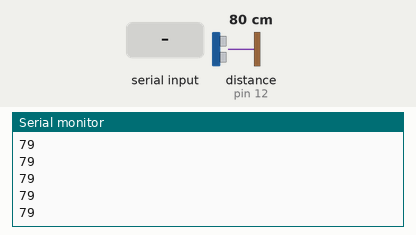
A sketch run on a simulated Arduino Uno, built with avr-gcc and run on an emulated ATmega328P. Parts: the last lines printed to the serial monitor. Inputs (shaded band) come from the test bench; at power-on: distance to the obstacle (sensor on pin 12) 80 cm. The echo pulse lasts 58.3 µs per cm.

Above: at 1.2 s.
1.3 s: distance to the obstacle (sensor on pin 12) set to 2 cm
At 1.53 s:
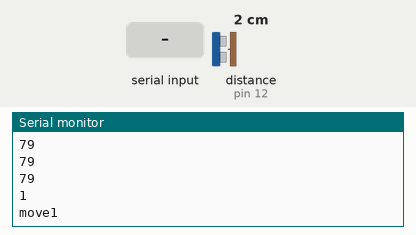
2.8 s: distance to the obstacle (sensor on pin 12) set to 9 cm
At 3.05 s:
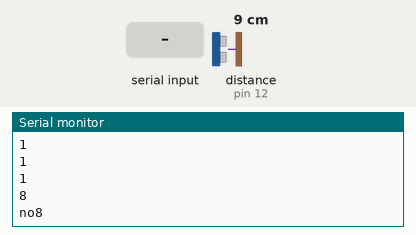
4.3 s: "1" received over the second serial link
At 4.31 s:
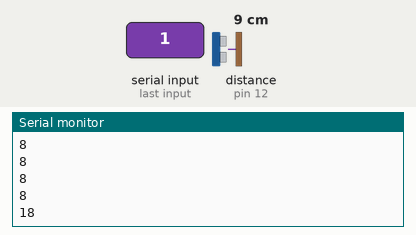
5.8 s: "0" received over the second serial link
At 5.83 s:
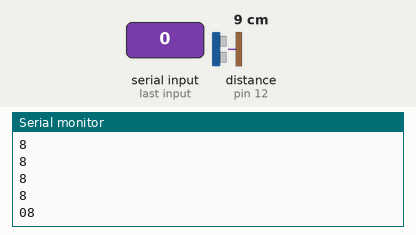
Timing chart, 0 to 8.3 s (numbered marks = the images above; inputs shaded):
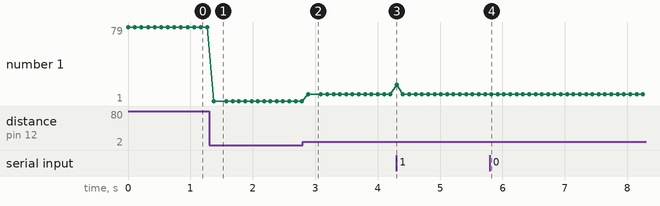

The sketch:

distance.ino
```cpp
#include <SoftwareSerial.h>
SoftwareSerial bt(3,2);

int c=0;
void setup() {
  // put your setup code here, to run once:
pinMode(13,OUTPUT);
pinMode(12,INPUT);
Serial.begin(9600);
bt.begin(9600);
}

void loop() {
  // put your main code here, to run repeatedly:
if(bt.available()){
  Serial.write(bt.read());
}
if (Serial.available()){
  bt.write(Serial.read());
}

digitalWrite(13,HIGH);
delayMicroseconds(10);
digitalWrite(13,LOW);
int d = pulseIn(12,HIGH)*340/2/10000;
Serial.println(d);
if (d < 7 && c == 0){
  bt.print("move");
  Serial.print("move");
  c=1;
}

else if (d >= 7 && c==1){
  c=0;
  bt.print("no");
  Serial.print("no");
}
delay(100);
}
```

Measured:
- after the input at 1.3 s, the serial monitor: prints a new line after 0.07 s (image 1)
- after the input at 2.8 s, the serial monitor: prints a new line after 0.09 s (image 2)
- after the input at 4.3 s, the serial monitor: prints a new line at once (image 3)
- after the input at 5.8 s, the serial monitor: prints a new line at once (image 4)
- plotted number 1: 79 → 1 after the input at 1.3 s, 1 → 8 after the input at 2.8 s
